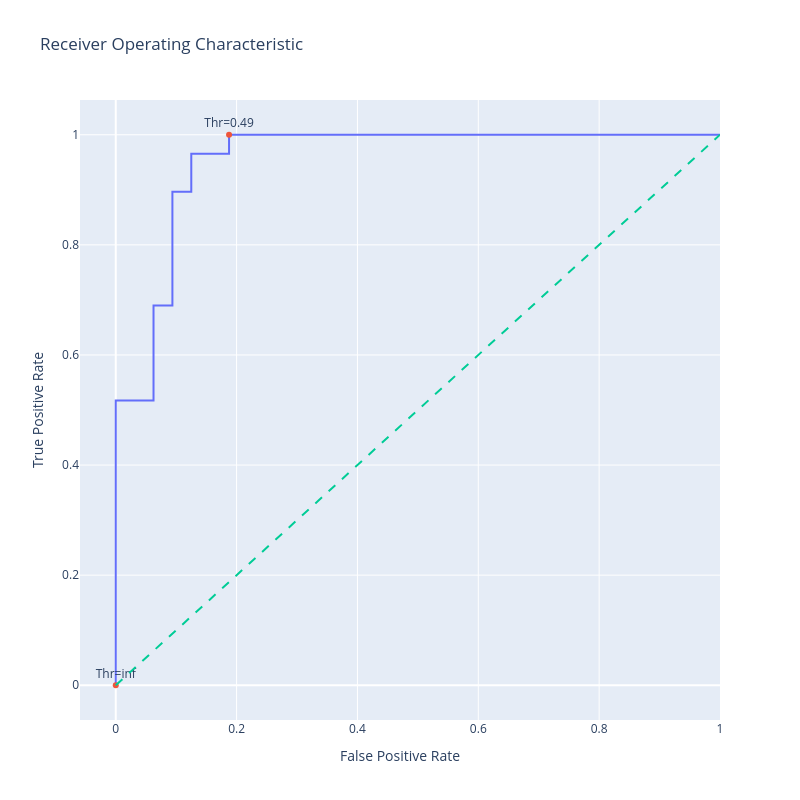

Here is the notebook cell this chart was saved with:
### Code cell
# Got help with the following code
trace0 = go.Scatter(
    x=fpr,
    y=tpr,
    mode='lines',
    name='ROC curve'
)

# Only label every nth point to avoid cluttering
n = 10
indices = np.arange(len(thresholds)) % n == 0  # Choose indices where index mod n is 0

trace1 = go.Scatter(
    x=fpr[indices],
    y=tpr[indices],
    mode='markers+text',
    name='Threshold points',
    text=[f"Thr={thr:.2f}" for thr in thresholds[indices]],
    textposition='top center'
)

# Diagonal line
trace2 = go.Scatter(
    x=[0, 1],
    y=[0, 1],
    mode='lines',
    name='Random (Area = 0.5)',
    line=dict(dash='dash')
)

data = [trace0, trace1, trace2]

# Define layout with square aspect ratio
layout = go.Layout(
    title='Receiver Operating Characteristic',
    xaxis=dict(title='False Positive Rate'),
    yaxis=dict(title='True Positive Rate'),
    autosize=False,
    width=800,
    height=800,
    showlegend=False
)

# Define figure and add data
fig = go.Figure(data=data, layout=layout)

# Show figure
fig.show()

### Figure 1 — Plotly figure (JSON) as saved in the notebook; plotly's stock layout.template omitted (floating-point values rounded to 4 significant figures)
{"data": [{"mode": "lines", "name": "ROC curve", "type": "scatter", "x": [0, 0, 0, 0.0625, 0.0625, 0.09375, 0.09375, 0.125, 0.125, 0.1875, 0.1875, 1], "y": [0, 0.03448, 0.5172, 0.5172, 0.6897, 0.6897, 0.8966, 0.8966, 0.9655, 0.9655, 1, 1]}, {"mode": "markers+text", "name": "Threshold points", "text": ["Thr=inf", "Thr=0.49"], "textposition": "top center", "type": "scatter", "x": [0, 0.1875], "y": [0, 1]}, {"line": {"dash": "dash"}, "mode": "lines", "name": "Random (Area = 0.5)", "type": "scatter", "x": [0, 1], "y": [0, 1]}], "layout": {"autosize": false, "height": 800, "showlegend": false, "title": {"text": "Receiver Operating Characteristic"}, "width": 800, "xaxis": {"title": {"text": "False Positive Rate"}}, "yaxis": {"title": {"text": "True Positive Rate"}}}}
